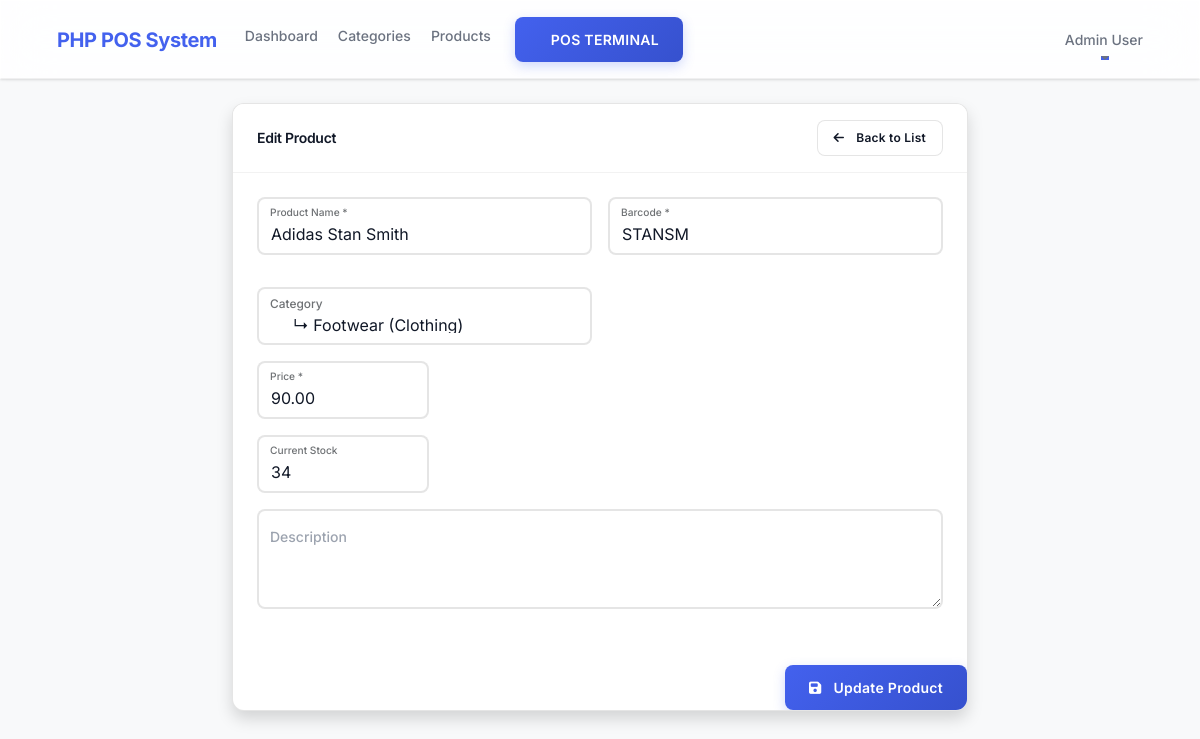
/products/edit/44 (signed in), run on the app's committed database.
### tables this page shows
CREATE TABLE `products` (
  `id` int(11) NOT NULL,
  `barcode` varchar(255) DEFAULT NULL,
  `name` varchar(255) NOT NULL,
  `description` text DEFAULT NULL,
  `price` decimal(10,2) NOT NULL,
  `stock` int(11) DEFAULT 0,
  `category_id` int(11) DEFAULT NULL,
  `image` varchar(255) DEFAULT NULL,
  `created_at` timestamp NOT NULL DEFAULT current_timestamp()
);

CREATE TABLE `categories` (
  `id` int(11) NOT NULL,
  `name` varchar(255) NOT NULL,
  `parent_id` int(11) DEFAULT NULL,
  `created_at` timestamp NOT NULL DEFAULT current_timestamp()
);

### app/libraries/Core.php (called while the page is built, shortened)
<?php
class Core {
    protected $currentMethod = 'index';
    public function __construct(){
        $url = $this->getUrl();
        if(isset($url[0]) && file_exists('../app/controllers/' . ucwords($url[0]) . '.php')){
            unset($url[0]);
        }
        $this->currentController = new $this->currentController;
        if(isset($url[1])){
            if(method_exists($this->currentController, $url[1])){
                $this->currentMethod = $url[1];
                unset($url[1]);
            }
        }
        $this->params = $url ? array_values($url) : [];
        call_user_func_array([$this->currentController, $this->currentMethod], $this->params);
    }
    public function getUrl(){
        if(isset($_GET['url'])){
            $url = rtrim($_GET['url'], '/');
            $url = filter_var($url, FILTER_SANITIZE_URL);
            $url = explode('/', $url);
            return $url;
        }
    }
}

### public/index.php (called while the page is built, shortened)
<?php
$init = new Core;

### app/libraries/Database.php (called while the page is built, shortened)
<?php
class Database {
    private $host = DB_HOST;
    private $user = DB_USER;
    private $pass = DB_PASS;
    private $dbname = DB_NAME;
    public $dbh;
    private $stmt;
    public function __construct(){
        $dsn = 'mysql:host=' . $this->host . ';dbname=' . $this->dbname;
        $options = array(
            PDO::ATTR_PERSISTENT => true,
            PDO::ATTR_ERRMODE => PDO::ERRMODE_EXCEPTION
        );
        try{
            $this->dbh = new PDO($dsn, $this->user, $this->pass, $options);
        } catch(PDOException $e){
            $this->error = $e->getMessage();
            echo $this->error;
        }
    }
    public function query($sql){
        $this->stmt = $this->dbh->prepare($sql);
    }
    public function bind($param, $value, $type = null){
        if(is_null($type)){
            switch(true){
                default:
                    $type = PDO::PARAM_STR;
            }
        }
        $this->stmt->bindValue($param, $value, $type);
    }
    public function execute(){
        return $this->stmt->execute();
    }
    public function resultSet(){
        $this->execute();
        return $this->stmt->fetchAll(PDO::FETCH_OBJ);
    }
    public function single(){
        $this->execute();
        return $this->stmt->fetch(PDO::FETCH_OBJ);
    }
}

### app/models/Product.php (called while the page is built, shortened)
<?php
class Product {
    private $db;
    public function __construct(){
        $this->db = new Database;
    }
    public function getProductById($id){
        $this->db->query('SELECT * FROM products WHERE id = :id');
        $this->db->bind(':id', $id);
        return $this->db->single();
    }
}

### app/models/Category.php (called while the page is built, shortened)
<?php
class Category {
    private $db;
    public function __construct(){
        $this->db = new Database;
    }
    public function getCategories(){
        $this->db->query('SELECT c.*, p.name as parent_name
                          FROM categories c
                          LEFT JOIN categories p ON c.parent_id = p.id
                          ORDER BY COALESCE(c.parent_id, c.id), c.parent_id IS NOT NULL, c.name');
        return $this->db->resultSet();
    }
}

### app/views/products/edit.php (the view, shortened to what this page needs)
<?php require APPROOT . '/views/inc/header.php'; ?>
<div class="row justify-content-center">
    <div class="col-md-8">
        <div class="card shadow mb-4">
            <div class="card-header py-3 bg-white d-flex justify-content-between align-items-center">
                <h6 class="m-0 font-weight-bold text-primary">Edit Product</h6>
                <a href="<?php echo URLROOT; ?>/products" class="btn btn-sm btn-light"><i class="fa fa-arrow-left me-1"></i> Back to List</a>
            </div>
            <div class="card-body">
                <form action="<?php echo URLROOT; ?>/products/edit/<?php echo $data['id']; ?>" method="post">
                    <div class="row g-3">
                        <div class="col-md-6">
                            <div class="form-floating mb-3">
                                <input type="text" name="name" class="form-control <?php echo (!empty($data['name_err'])) ? 'is-invalid' : ''; ?>" id="name" placeholder="Product Name" value="<?php echo $data['name']; ?>">
                                <label for="name">Product Name *</label>
                            </div>
                        </div>
                        <div class="col-md-6">
                            <div class="form-floating mb-3">
                                <input type="text" name="barcode" class="form-control <?php echo (!empty($data['barcode_err'])) ? 'is-invalid' : ''; ?>" id="barcode" placeholder="Barcode" value="<?php echo $data['barcode']; ?>">
                                <label for="barcode">Barcode *</label>
                            </div>
                        </div>
                        <div class="col-md-6">
                            <div class="form-floating mb-3">
                        <select name="category_id" class="form-select" id="category">
                            <?php foreach($data['categories'] as $category) : ?>
                                <?php if($category->parent_id) : ?>
                                    <option value="<?php echo $category->id; ?>" <?php echo ($data['category_id'] == $category->id) ? 'selected' : ''; ?>>
                                        &nbsp;&nbsp;&nbsp;&nbsp;↳ <?php echo $category->name; ?> (<?php echo $category->parent_name; ?>)
                                    </option>
                                <?php else : ?>
                                    <option value="<?php echo $category->id; ?>" <?php echo ($data['category_id'] == $category->id) ? 'selected' : ''; ?>>
                                        <?php echo $category->name; ?>
                                    </option>
                                <?php endif; ?>
                            <?php endforeach; ?>
                        </select>
                        <label for="category">Category</label>
                    </div>        </div>
                        </div>
                        <div class="col-md-3">
                             <div class="form-floating mb-3">
                                <input type="number" step="0.01" name="price" class="form-control <?php echo (!empty($data['price_err'])) ? 'is-invalid' : ''; ?>" id="price" placeholder="Price" value="<?php echo $data['price']; ?>">
                                <label for="price">Price *</label>
                            </div>
                        </div>
                         <div class="col-md-3">
                             <div class="form-floating mb-3">
                                <input type="number" name="stock" class="form-control" id="stock" placeholder="Stock" value="<?php echo $data['stock']; ?>">
                                <label for="stock">Current Stock</label>
                            </div>
                        </div>
                        <div class="col-12">
                             <div class="form-floating mb-3">
                                <textarea name="description" class="form-control" placeholder="Description" id="description" style="height: 100px"><?php echo $data['description']; ?></textarea>
                                <label for="description">Description</label>
                            </div>
                        </div>
                    </div>
                    <div class="d-grid gap-2 d-md-flex justify-content-md-end mt-3">
                         <button type="submit" class="btn btn-primary px-4"><i class="fa fa-save me-1"></i> Update Product</button>
                    </div>
            </div>
        </div>
    </div>
</div>
<?php require APPROOT . '/views/inc/footer.php'; ?>

### data on the page
products: name "Adidas Stan Smith", barcode "STANSM", category_id "↳ Footwear (Clothing)", price "90.00", stock "34"

### other printed values
SITENAME "PHP POS System"
$_SESSION['user_name'] "Admin User"
